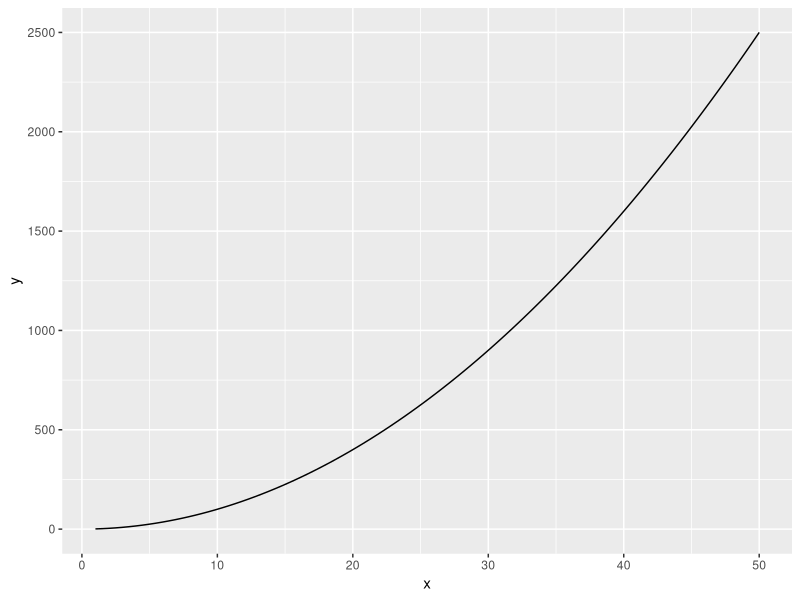

Write R code to recreate this figure.
library("ggplot2")
eq = function(x){x*x}
ggplot(data.frame(x=c(1, 50)), aes(x=x)) + stat_function(fun=eq, geom="line") + xlab("x") + ylab("y")